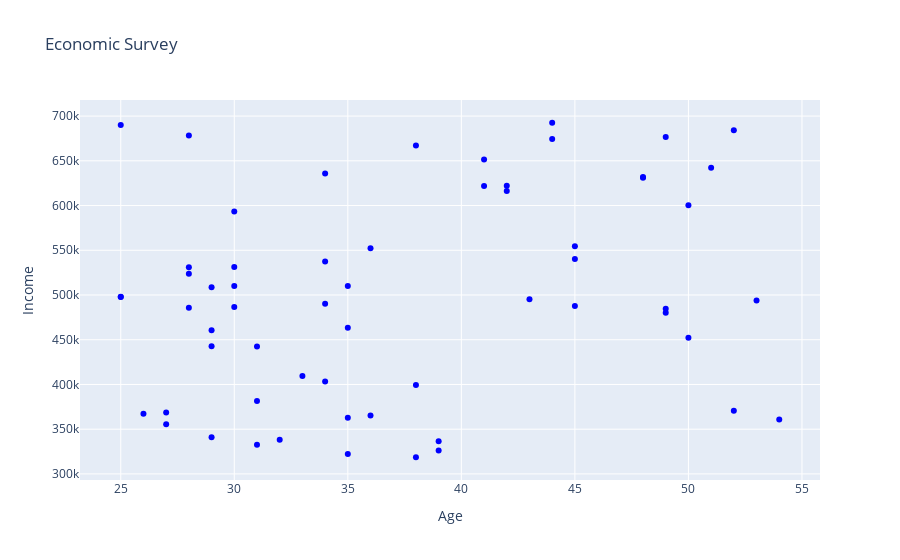

The code cell stored with this chart in its notebook:
### Markdown cell above
**However in the previous output title, x-axis and y-axis labels are missing. Let us use the update_layout function to update the title and labels.**

### Code cell
## Here we update these values under function attributes such as title,xaxis_title and yaxis_title
fig.update_layout(title='Economic Survey', xaxis_title='Age', yaxis_title='Income')
# Display the figure
fig.show()

### Figure 1 — Plotly figure (JSON) as saved in the notebook; plotly's stock layout.template omitted (floating-point values rounded to 4 significant figures)
{"data": [{"marker": {"color": "blue"}, "mode": "markers", "type": "scatter", "x": [28, 28, 29, 38, 39, 27, 49, 42, 36, 36, 38, 48, 48, 41, 34, 30, 31, 44, 45, 26, 50, 29, 30, 30, 38, 30, 29, 45, 25, 35, 25, 49, 34, 28, 49, 31, 52, 51, 29, 41, 52, 53, 31, 50, 34, 27, 54, 25, 45, 43, 28, 42, 35, 35, 39, 34, 35, 33, 44, 32], "y": [531103, 523806, 341040, 399539, 326217, 355413, 480227, 616387, 552351, 365428, 318647, 631035, 631997, 621836, 635751, 531324, 381507, 692558, 540370, 367352, 452185, 442652, 593290, 486724, 667039, 510150, 460519, 554432, 498125, 509947, 497712, 676585, 403235, 678338, 484520, 442471, 370516, 642143, 508670, 651543, 684189, 493866, 332737, 600424, 537358, 368784, 360973, 689933, 487791, 495137, 485646, 622226, 322317, 362891, 336411, 490347, 463437, 409553, 674342, 338130]}], "layout": {"title": {"text": "Economic Survey"}, "xaxis": {"title": {"text": "Age"}}, "yaxis": {"title": {"text": "Income"}}}}
